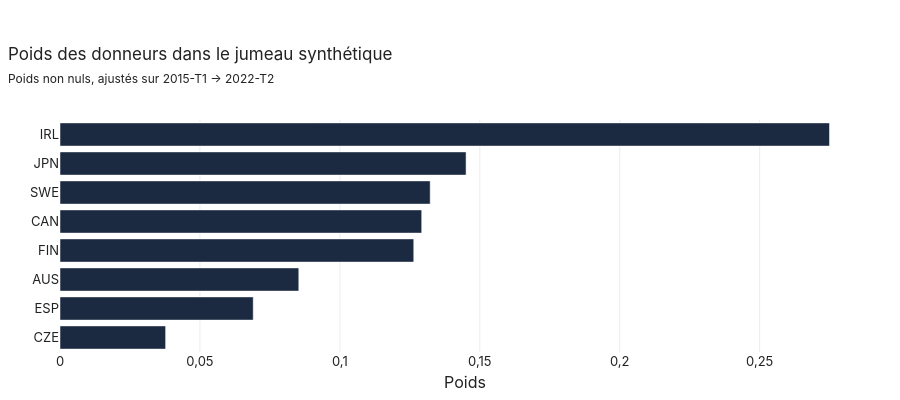

The code cell stored with this chart in its notebook:
### Markdown cell above
## 2. Poids

### Code cell
w = synth.weights(OECD).filter(pl.col('poids') > 0.001)
plot_ranking(w, 'pays', 'poids', n=w.height, title='Poids des donneurs dans le jumeau synthétique',
             subtitle='Poids non nuls, ajustés sur 2015-T1 → 2022-T2', xtitle='Poids')

### Figure 1 — Plotly figure (JSON) as saved in the notebook; plotly's stock layout.template omitted (floating-point values rounded to 4 significant figures)
{"data": [{"hovertemplate": "%{y} : %{x:.2f}<extra></extra>", "marker": {"color": "#1b2a41"}, "orientation": "h", "type": "bar", "x": [0.2749, 0.1451, 0.1323, 0.1292, 0.1264, 0.08532, 0.06904, 0.03774], "y": ["IRL", "JPN", "SWE", "CAN", "FIN", "AUS", "ESP", "CZE"]}], "layout": {"height": 400, "hovermode": "closest", "title": {"subtitle": {"text": "Poids non nuls, ajustés sur 2015-T1 → 2022-T2"}, "text": "Poids des donneurs dans le jumeau synthétique"}, "xaxis": {"showgrid": true, "tickmode": "auto", "title": {"text": "Poids"}}, "yaxis": {"autorange": "reversed", "showgrid": false, "title": {}}}}
